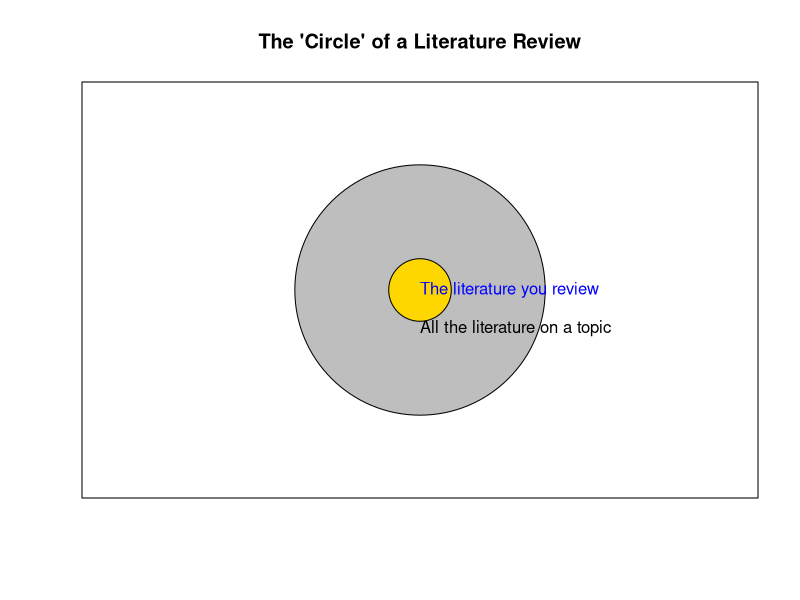

Write the R code that produced this figure.
plot.new()

plot(5, 5,
     pch = 19,
     col = "white",
     xlim = c(0,10),
     ylim = c(0,10),
     main = "The 'Circle' of a Literature Review",
     xlab = "",
     ylab = "",
     xaxt = 'n',
     yaxt = 'n')

symbols(5, 5,
        circles = 2,
        inches = FALSE,
        bg = "grey",
        add = TRUE)

text(5, 4, "All the literature on a topic",
     adj = 0,
     col = "black")

symbols(5, 5, 
        circles =.5,
        inches = FALSE,
        bg = "gold",
        add = TRUE)

text(5,5, "The literature you review",
     adj = 0,
     col = "blue")

